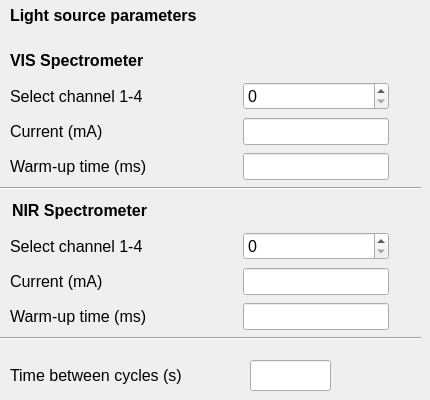
    <widget class="QWidget" name="tab_2">
     <attribute name="title">
      <string>Sources</string>
     </attribute>
     <widget class="QLabel" name="label_6">
      <property name="geometry">
       <rect>
        <x>10</x>
        <y>0</y>
        <width>281</width>
        <height>31</height>
       </rect>
      </property>
      <property name="font">
       <font>
        <pointsize>12</pointsize>
        <weight>75</weight>
        <bold>true</bold>
       </font>
      </property>
      <property name="text">
       <string>Light source parameters</string>
      </property>
     </widget>
     <widget class="QLabel" name="label_11">
      <property name="geometry">
       <rect>
        <x>10</x>
        <y>50</y>
        <width>191</width>
        <height>21</height>
       </rect>
      </property>
      <property name="font">
       <font>
        <pointsize>12</pointsize>
        <weight>75</weight>
        <bold>true</bold>
       </font>
      </property>
      <property name="text">
       <string>VIS Spectrometer</string>
      </property>
     </widget>
     <widget class="QLabel" name="label_12">
      <property name="geometry">
       <rect>
        <x>12</x>
        <y>200</y>
        <width>201</width>
        <height>21</height>
       </rect>
      </property>
      <property name="font">
       <font>
        <pointsize>12</pointsize>
        <weight>75</weight>
        <bold>true</bold>
       </font>
      </property>
      <property name="text">
       <string>NIR Spectrometer</string>
      </property>
     </widget>
     <widget class="QLabel" name="label_17">
      <property name="geometry">
       <rect>
        <x>10</x>
        <y>360</y>
        <width>221</width>
        <height>31</height>
       </rect>
      </property>
      <property name="font">
       <font>
        <pointsize>12</pointsize>
       </font>
      </property>
      <property name="text">
       <string>Time between cycles (s)</string>
      </property>
     </widget>
     <widget class="Line" name="line">
      <property name="geometry">
       <rect>
        <x>0</x>
        <y>330</y>
        <width>421</width>
        <height>16</height>
       </rect>
      </property>
      <property name="orientation">
       <enum>Qt::Horizontal</enum>
      </property>
     </widget>
     <widget class="Line" name="line_2">
      <property name="geometry">
       <rect>
        <x>0</x>
        <y>180</y>
        <width>421</width>
        <height>16</height>
       </rect>
      </property>
      <property name="orientation">
       <enum>Qt::Horizontal</enum>
      </property>
     </widget>
     <widget class="QLineEdit" name="lineEdit_9">
      <property name="geometry">
       <rect>
        <x>250</x>
        <y>360</y>
        <width>81</width>
        <height>31</height>
       </rect>
      </property>
      <property name="font">
       <font>
        <pointsize>12</pointsize>
       </font>
      </property>
     </widget>
     <widget class="QWidget" name="gridLayoutWidget_3">
      <property name="geometry">
       <rect>
        <x>10</x>
        <y>80</y>
        <width>379</width>
        <height>104</height>
       </rect>
      </property>
      <layout class="QGridLayout" name="gridLayout_3">
       <property name="horizontalSpacing">
        <number>7</number>
       </property>
       <item row="1" column="0">
        <widget class="QLabel" name="label_9">
         <property name="font">
          <font>
           <pointsize>12</pointsize>
          </font>
         </property>
         <property name="text">
          <string>Current (mA)</string>
         </property>
        </widget>
       </item>
       <item row="1" column="1">
        <widget class="QLineEdit" name="lineEdit_5">
         <property name="font">
          <font>
           <pointsize>12</pointsize>
          </font>
         </property>
        </widget>
       </item>
       <item row="0" column="1">
        <widget class="QSpinBox" name="spinBox_3">
         <property name="font">
          <font>
           <pointsize>12</pointsize>
          </font>
         </property>
        </widget>
       </item>
       <item row="0" column="0">
        <widget class="QLabel" name="label_7">
         <property name="font">
          <font>
           <pointsize>12</pointsize>
          </font>
         </property>
         <property name="text">
          <string>Select channel 1-4                     </string>
         </property>
        </widget>
       </item>
       <item row="2" column="0">
        <widget class="QLabel" name="label_31">
         <property name="font">
          <font>
           <pointsize>12</pointsize>
          </font>
         </property>
         <property name="text">
          <string>Warm-up time (ms)</string>
         </property>
        </widget>
       </item>
       <item row="2" column="1">
        <widget class="QLineEdit" name="lineEdit_6">
         <property name="font">
          <font>
           <pointsize>12</pointsize>
          </font>
         </property>
        </widget>
       </item>
      </layout>
     </widget>
     <widget class="QWidget" name="gridLayoutWidget_4">
      <property name="geometry">
       <rect>
        <x>10</x>
        <y>230</y>
        <width>379</width>
        <height>104</height>
       </rect>
      </property>
      <layout class="QGridLayout" name="gridLayout_4">
       <property name="horizontalSpacing">
        <number>7</number>
       </property>
       <item row="1" column="1">
        <widget class="QLineEdit" name="lineEdit_7">
         <property name="font">
          <font>
           <pointsize>12</pointsize>
          </font>
         </property>
        </widget>
       </item>
       <item row="1" column="0">
        <widget class="QLabel" name="label_10">
         <property name="font">
          <font>
           <pointsize>12</pointsize>
          </font>
         </property>
         <property name="text">
          <string>Current (mA)</string>
         </property>
        </widget>
       </item>
       <item row="0" column="1">
        <widget class="QSpinBox" name="spinBox_4">
         <property name="font">
          <font>
           <pointsize>12</pointsize>
          </font>
         </property>
        </widget>
       </item>
       <item row="0" column="0">
        <widget class="QLabel" name="label_8">
         <property name="font">
          <font>
           <pointsize>12</pointsize>
          </font>
         </property>
         <property name="text">
          <string>Select channel 1-4                     </string>
         </property>
        </widget>
       </item>
       <item row="2" column="0">
        <widget class="QLabel" name="label_15">
         <property name="font">
          <font>
           <pointsize>12</pointsize>
          </font>
         </property>
         <property name="text">
          <string>Warm-up time (ms)</string>
         </property>
        </widget>
       </item>
       <item row="2" column="1">
        <widget class="QLineEdit" name="lineEdit_8">
         <property name="font">
          <font>
           <pointsize>12</pointsize>
          </font>
         </property>
        </widget>
       </item>
      </layout>
     </widget>
    </widget>
